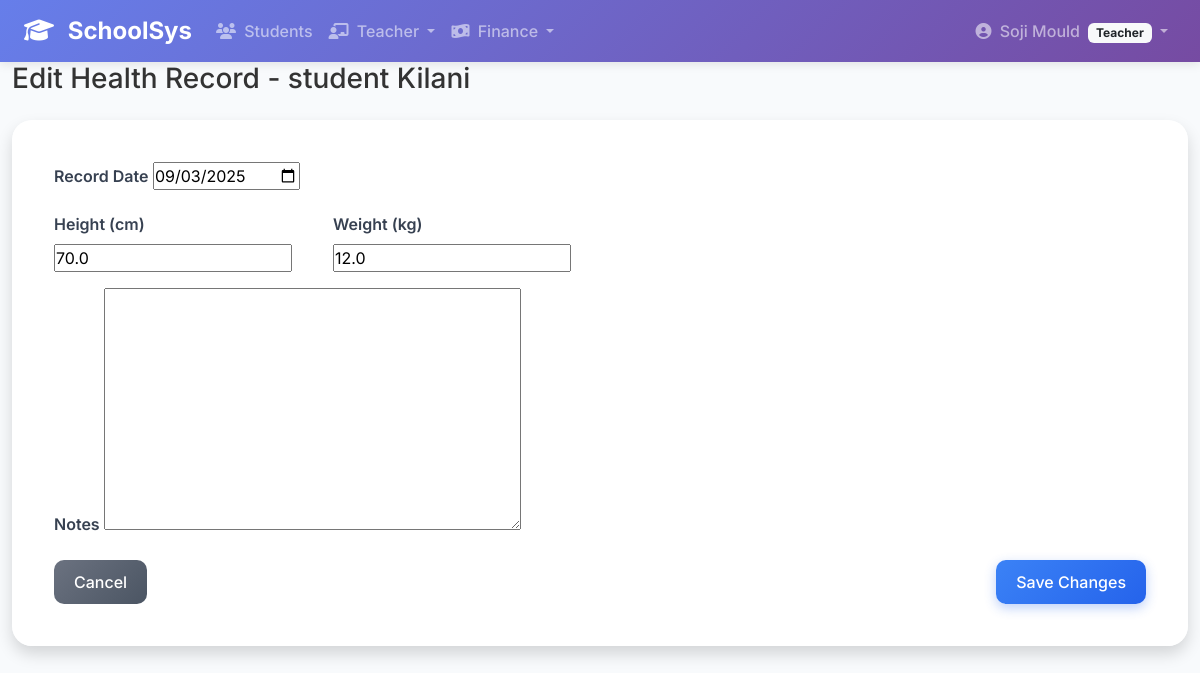
The page /students/1/health/edit/ (signed in) on the database its author committed.
### core/models.py (models this page shows, shortened)
class User(AbstractUser):
    USER_TYPE_CHOICES = (
        ('admin', 'Administrator'),
        ('teacher', 'Teacher'),
        ('parent', 'Parent'),
        ('student', 'Student'),
        ('accountant', 'Accountant'),
    )
    user_type = models.CharField(max_length=10, choices=USER_TYPE_CHOICES)
    phone = models.CharField(max_length=15, blank=True)
    is_approved = models.BooleanField(default=False)  # For admin approval

### students/models.py (models this page shows, shortened)
class Student(models.Model):
    GENDER_CHOICES = (
        ('M', 'Male'),
        ('F', 'Female'),
    )
    user = models.OneToOneField(User, on_delete=models.CASCADE)
    student_id = models.CharField(max_length=20, unique=True)
    date_of_birth = models.DateField()
    gender = models.CharField(max_length=1, choices=GENDER_CHOICES)
    admission_date = models.DateField()
    current_class = models.ForeignKey('academics.Class', on_delete=models.SET_NULL, null=True)
    photo = models.ImageField(upload_to='students/photos/', blank=True)
    is_active = models.BooleanField(default=True)

class StudentHealthRecord(models.Model):
    student = models.ForeignKey(Student, on_delete=models.CASCADE)
    record_date = models.DateField()
    height = models.DecimalField(max_digits=4, decimal_places=1, help_text="Height in cm")
    weight = models.DecimalField(max_digits=4, decimal_places=1, help_text="Weight in kg")
    bmi = models.DecimalField(max_digits=4, decimal_places=1, blank=True, null=True)
    notes = models.TextField(blank=True)
    class Meta:
        ordering = ['-record_date']

### students/views.py (the view)
# urls.py: path('<int:student_id>/health/edit/', edit_student_health, name='edit_student_health'),
@login_required
def edit_student_health(request, student_id):
    student = get_object_or_404(Student, pk=student_id)
    health_record = StudentHealthRecord.objects.filter(student=student).first()
    if request.method == 'POST':
        form = StudentHealthForm(request.POST, instance=health_record)
        if form.is_valid():
            record = form.save(commit=False)
            record.student = student
            record.save()
            return redirect('student_dashboard', student_id=student_id)
    else:
        form = StudentHealthForm(instance=health_record)
    return render(request, 'students/edit_health.html', {
        'form': form,
        'student': student
    })

### students/forms.py
class StudentHealthForm(forms.ModelForm):
    class Meta:
        model = StudentHealthRecord
        fields = ['record_date', 'height', 'weight', 'notes']
        widgets = {
            'record_date': forms.DateInput(attrs={'type': 'date'})
        }

### templates/students/edit_health.html (shortened to what this page needs)
{% extends 'core/base.html' %}
{% block content %}
<div class="container-fluid">
    <div class="d-sm-flex align-items-center justify-content-between mb-4">
        <h1 class="h3 mb-0 text-gray-800">
            Edit Health Record - {{ student.user.get_full_name }}
        </h1>
    </div>
    <div class="card shadow mb-4">
        <div class="card-body">
            <form method="post">
                <div class="row mb-3">
                    <div class="col-md-6">
                        <label class="form-label">Record Date</label>
                        {{ form.record_date }}
                    </div>
                </div>
                <div class="row mb-3">
                    <div class="col-md-3">
                        <label class="form-label">Height (cm)</label>
                        {{ form.height }}
                    </div>
                    <div class="col-md-3">
                        <label class="form-label">Weight (kg)</label>
                        {{ form.weight }}
                    </div>
                </div>
                <div class="mb-3">
                    <label class="form-label">Notes</label>
                    {{ form.notes }}
                </div>
                <div class="d-flex justify-content-between">
                    <a href="{% url 'student_dashboard' student.id %}" class="btn btn-secondary">
                        Cancel
                    </a>
                    <button type="submit" class="btn btn-primary">
                        Save Changes
                    </button>
                </div>
            </form>
        </div>
    </div>
</div>
{% endblock %}

### templates/core/base.html (shortened to what this page needs)
<!DOCTYPE html>
<html lang="en">
<head>
    <link href="https://cdn.jsdelivr.net/npm/bootstrap@5.3.0/dist/css/bootstrap.min.css" rel="stylesheet">
    <link rel="stylesheet" href="https://cdnjs.cloudflare.com/ajax/libs/font-awesome/6.4.0/css/all.min.css">
</head>
<body>
    <nav class="navbar navbar-expand-lg navbar-dark bg-dark">
        <div class="container-fluid px-4">
            <a class="navbar-brand" href="{% url 'dashboard' %}">
                <i class="fas fa-graduation-cap me-2"></i>
                SchoolSys
            </a>
            <div class="collapse navbar-collapse" id="navbarContent">
                <ul class="navbar-nav me-auto">
                    {% if user.is_authenticated %}
                        <li class="nav-item">
                            <a class="nav-link" href="{% url 'student_list' %}">
                                <i class="fas fa-users me-1"></i>
                                Students
                            </a>
                        </li>
                        {% if user.user_type == 'teacher' %}
                        <li class="nav-item dropdown">
                            <a class="nav-link dropdown-toggle" href="#" id="teacherDropdown" role="button" data-bs-toggle="dropdown">
                                <i class="fas fa-chalkboard-teacher me-1"></i>
                                Teacher
                            </a>
                        </li>
                        {% endif %}
                        <li class="nav-item dropdown">
                            <a class="nav-link dropdown-toggle" href="#" id="financeDropdown" role="button" data-bs-toggle="dropdown">
                                <i class="fas fa-money-bill-wave me-1"></i>
                                Finance
                            </a>
                        </li>
                    {% endif %}
                </ul>
                <ul class="navbar-nav">
                    {% if user.is_authenticated %}
                        <li class="nav-item dropdown">
                            <a class="nav-link dropdown-toggle" href="#" id="userDropdown" role="button" data-bs-toggle="dropdown">
                                <i class="fas fa-user-circle me-1"></i>
                                {{ user.get_full_name|default:user.username }}
                                {% if user.user_type %}
                                <span class="badge bg-light text-dark ms-1">{{ user.get_user_type_display }}</span>
                                {% endif %}
                            </a>
                        </li>
                    {% else %}
                        <li class="nav-item">
                            <a class="nav-link" href="{% url 'login' %}">
                                <i class="fas fa-sign-in-alt me-1"></i> Login
                            </a>
                        </li>
                    {% endif %}
                </ul>
            </div>
        </div>
    </nav>
    <div class="main-content">
        {% block content %}{% endblock %}
    </div>
</body>
</html>

### templates/core/base.html (style rules this page uses)
* { margin: 0; padding: 0; box-sizing: border-box; }
body { font-family: 'Inter', -apple-system, BlinkMacSystemFont, sans-serif; background-color: #f8fafc; color: #333; min-height: 100vh; }
.navbar-brand { font-weight: 700; font-size: 1.5rem; }
.navbar-dark.bg-dark { background: linear-gradient(135deg, #667eea 0%, #764ba2 100%) !important; box-shadow: 0 2px 10px rgba(0, 0, 0, 0.1); }
.nav-link { font-weight: 500; transition: all 0.3s ease; }
.main-content { min-height: calc(100vh - 76px); padding: 0; }
.card { background: rgba(255, 255, 255, 0.95); backdrop-filter: blur(20px); border-radius: 20px; padding: 25px; box-shadow: 0 20px 40px rgba(0, 0, 0, 0.08); border: 1px solid rgba(255, 255, 255, 0.2); transition: transform 0.3s ease, box-shadow 0.3s ease; margin-bottom: 25px; }
.btn-primary { background: linear-gradient(135deg, #3b82f6, #2563eb); border: none; border-radius: 10px; padding: 10px 20px; font-weight: 500; transition: all 0.3s ease; box-shadow: 0 4px 12px rgba(37, 99, 235, 0.3); }
.btn-secondary { background: linear-gradient(135deg, #6b7280, #4b5563); border: none; border-radius: 10px; padding: 10px 20px; font-weight: 500; }
.form-label { font-weight: 600; color: #374151; margin-bottom: 8px; }

### rows shown on the page
User: get_full_name "Soji Mould", user_type "Teacher"
Student: user.get_full_name "student Kilani"
StudentHealthRecord: record_date "09/03/2025", height "70.0", weight "12.0"
